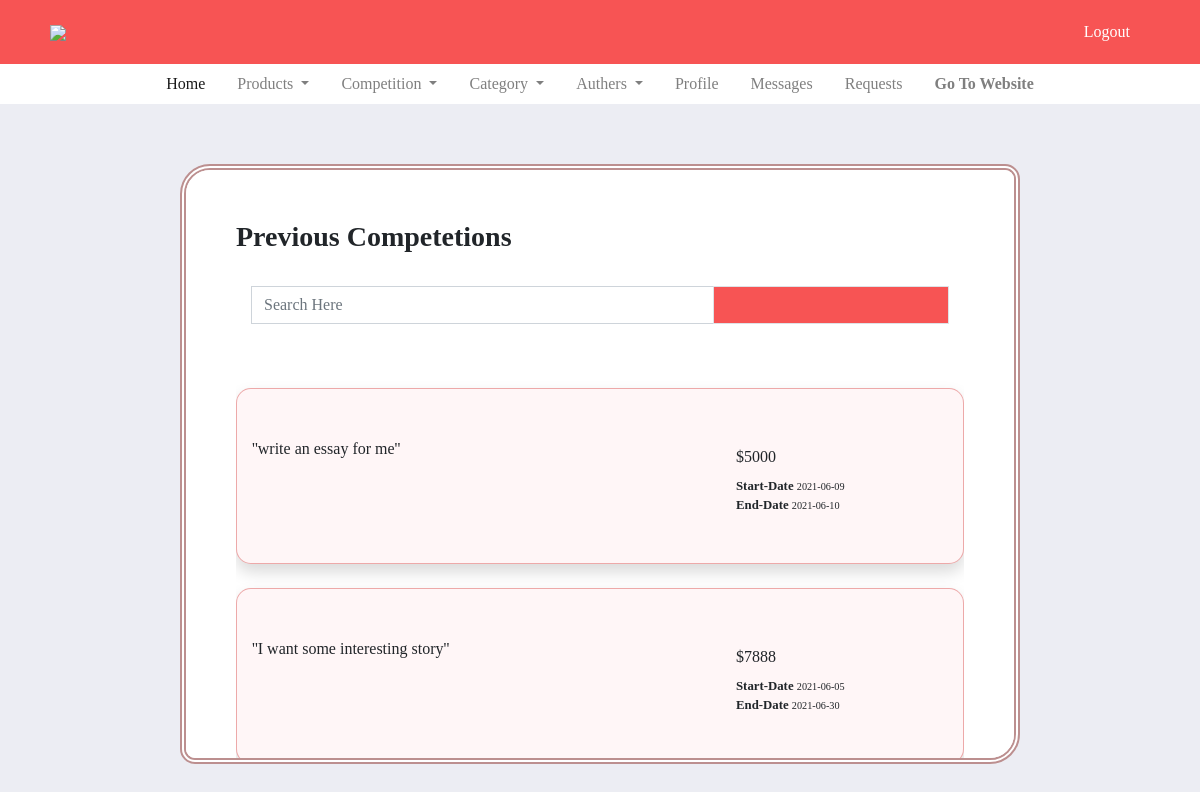
The app's page /admin/view_competitions.php (signed in) with its own data.
### tables this page shows
CREATE TABLE `competitions` (
  `competition_id` int(11) NOT NULL,
  `competition_title` varchar(255) NOT NULL,
  `competition_topic` varchar(255) NOT NULL,
  `competition_desc` varchar(255) NOT NULL,
  `competition_start_date` varchar(255) NOT NULL,
  `competition_end_date` varchar(255) NOT NULL,
  `prize` varchar(255) NOT NULL,
  `organizer` int(11) NOT NULL
);

### admin/view_competitions.php (the view, shortened to what this page needs)
<!DOCTYPE html>
<html lang="en">
<head>
    <link rel="stylesheet" type="text/css" href="../css/admin.css" />
    <link rel="stylesheet" type="text/css" href="../css/fonts.css" />
    <?php
    include '../components/links.php';
    include '../db/connection.php';
    ?>
</head>
<body class="admin">
    <?php include '_topbar.php' ?>
    <?php include '_navbar.php' ?>
    <div class="main-content">
        <div class="category-content">  <div><h3> <b>Previous Competetions</b> </h3></div>
            <div class="container-fluid">
                <br />
                <div class="row">
                    <div class="col-12">
                        <form action="" method="POST">
                            <div class="col-12 btn-group mb-3 px-0">
                                <input type="search" name="search" class="form-control rounded-0 border-right-0" placeholder="Search Here" />
                                <button class="btn rounded-0 border" name="startSearch"><i class="las la-search"></i></button>
                            </div>
                        </form>
                    </div>
                    <div class="col-lg-12 col-md-12 col-sm-12 post_section py-5">
                        <?php
                        if (isset($_POST['startSearch'])) {
                            $Skeyword = $_POST['search'];
                            $search = "SELECT competitions.* FROM competitions WHERE competitions.competition_title LIKE '" . $Skeyword . "%'";
                            $res = mysqli_query($connection, $search);
                            while ($row = mysqli_fetch_array($res)) {
                        ?>
                                <div class="row py-5 mb-4 pt-3 shadow viewcom">
                                    <div class="col-8 align-items-left">
                                        <p class="mb-2">''<?php echo $row['competition_title'] ?>''</p>
                                    </div>
                                    <div class="col-4 align-items-right mt-2">
                                    <p class="mb-2">$<?php echo $row['prize'] ?></p>
                                       <small class="font-weight-bold d-block">Start-Date    <span><small><?php echo $row['competition_start_date'] ?></small></span></small>
                                       <small class="font-weight-bold d-block">End-Date      <span><small><?php echo $row['competition_end_date'] ?></small></span></small>
                                    </div>
                                </div>
                            <?php
                            }
                        } else {
                            $search = "SELECT competitions.* FROM competitions";
                            $res = mysqli_query($connection, $search);
                            while ($row = mysqli_fetch_array($res)) {
                            ?>
                                <div class="row py-5 mb-4 pt-3 shadow viewcom">
                                    <div class="col-8 align-items-left">
                                        <p class="mb-2">''<?php echo $row['competition_title'] ?>''</p>
                                    </div>
                                    <div class="col-4 align-items-right mt-2 ">
                                    <p class="mb-2">$<?php echo $row['prize'] ?></p>
                                       <small class="font-weight-bold d-block">Start-Date    <span><small><?php echo $row['competition_start_date'] ?></small></span></small>
                                       <small class="font-weight-bold d-block">End-Date      <span><small><?php echo $row['competition_end_date'] ?></small></span></small>
                                    </div>
                                </div>
                        <?php
                            }
                        }
                        ?>
                    </div>
                </div>
            </div>
        </div>
    </div>
</body>
</html>

### components/links.php (shortened to what this page needs)
<link rel="stylesheet" href="https://maxcdn.bootstrapcdn.com/bootstrap/4.5.2/css/bootstrap.min.css" />
<link rel="stylesheet" href="https://maxst.icons8.com/vue-static/landings/line-awesome/line-awesome/1.3.0/css/line-awesome.min.css">

### admin/_topbar.php
<div class="topBar d-flex justify-content-between align-items-center" style="z-index: 999;">
    <div>
        <img src="../images/logo2.PNG" width="150" />
    </div>
    <div>
        <a href="/PHP-project/admin/logout.php">Logout</a>
    </div>
</div>

### admin/_navbar.php (shortened to what this page needs)
<nav class="navbar navbar-expand-lg navbar-light py-0 bg-white" style="z-index: 999;">
    <div class="collapse navbar-collapse" id="navbarNav">
        <ul class="navbar-nav mx-auto">
            <li class="nav-item active">
                <a class="nav-link d-block px-3" href="index.php">Home</a>
            </li>
            <li class="nav-item dropdown">
                <a class="nav-link dropdown-toggle d-block px-3" href="#" id="navbarDropdown" role="button" data-toggle="dropdown" aria-haspopup="true" aria-expanded="false">
                    Products
                </a>
            </li>
            <li class="nav-item dropdown">
                <a class="nav-link dropdown-toggle d-block px-3" href="#" id="navbarDropdown" role="button" data-toggle="dropdown" aria-haspopup="true" aria-expanded="false">
                    Competition
                </a>
            </li>
            <?php
            if (strlen($_SESSION['LoginRole']) !== 0 && $_SESSION['LoginRole'] === 'Admin') {
            ?>
                <li class="nav-item dropdown">
                    <a class="nav-link dropdown-toggle d-block px-3" href="#" id="navbarDropdown" role="button" data-toggle="dropdown" aria-haspopup="true" aria-expanded="false">
                        Category
                    </a>
                </li>
            <?php
            }
            ?>
            <?php
            if (strlen($_SESSION['LoginRole']) !== 0 && $_SESSION['LoginRole'] === 'Admin') {
            ?>
                <li class="nav-item dropdown">
                    <a class="nav-link dropdown-toggle d-block px-3" href="#" id="navbarDropdown" role="button" data-toggle="dropdown" aria-haspopup="true" aria-expanded="false">
                        Authers
                    </a>
                </li>
            <?php
            }
            ?>
            <li class="nav-item">
                <a class="nav-link d-block px-3" href="profile.php?id=<?php echo $_SESSION['ID'] ?>">Profile</a>
            </li>
            <?php
            if (strlen($_SESSION['LoginRole']) !== 0 && $_SESSION['LoginRole'] === 'Admin') {
            ?>
                <li class="nav-item">
                    <a class="nav-link d-block px-3" href="messages.php">Messages</a>
                </li>
            <?php
            }
            ?>
            <?php
            if (strlen($_SESSION['LoginRole']) !== 0 && $_SESSION['LoginRole'] === 'Admin') {
            ?>
                <li class="nav-item">
                    <a class="nav-link d-block px-3" href="requests.php">Requests</a>
                </li>
            <?php
            }
            ?>
            <li class="nav-item">
                <a class="nav-link d-block px-3" href="/PHP-project/index.php"><b>Go To Website</b></a>
            </li>
        </ul>
    </div>
</nav>

### css/admin.css (style rules this page uses)
.admin { font-family: Poppins; background-color: #ecedf3; }
.admin .btn { background: #F75454; border: #F75454 1.5px solid; color: #ffffff; border-radius: 30px; width: 50%; transition: .5s; }
.topBar { width: 100%; background-color: #F75454; padding: 0 50px; font-family: Poppins; }
.topBar a { color: #ffffff; transition: .5s; padding: 20px; display: block; }
.main-content { width: 100%; display: flex; justify-content: center; align-items: center; }
.category-content { margin-top: 5%; width: 70%; max-height: 600px; overflow: auto; background-color: #ffffff; height: min-content; padding: 50px; border: 6px double rosybrown; border-radius: 30px 15px 30px 15px !important; }
.post_section { max-height: 500px; min-height: max-content; overflow: auto; }
.viewcom { border: 1px solid rgba(223, 106, 106, 0.548); border-radius: 15px; background-color: #FFF6F7; }

### records on screen
competitions: competition_title "write an essay for me", prize "5000", competition_start_date "2021-06-09", competition_end_date "2021-06-10"
competitions: competition_title "I want some interesting story", prize "7888", competition_start_date "2021-06-05", competition_end_date "2021-06-30"
